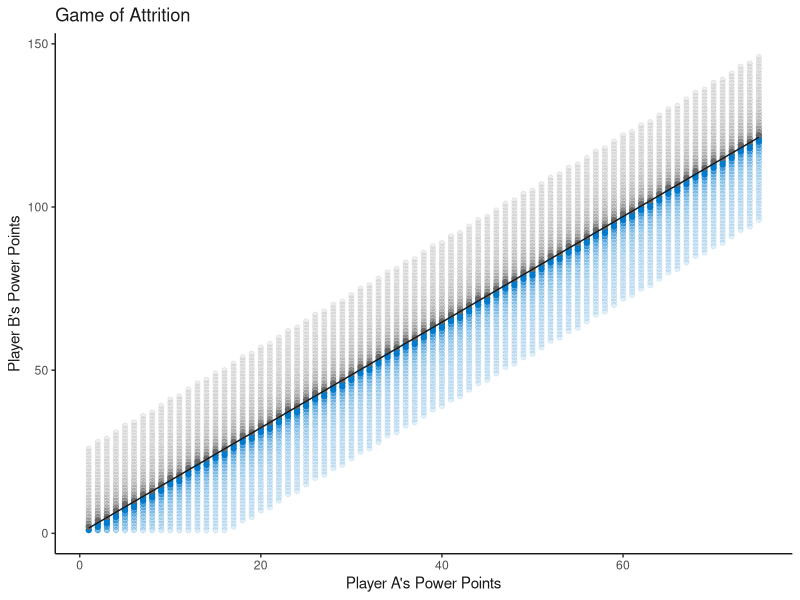
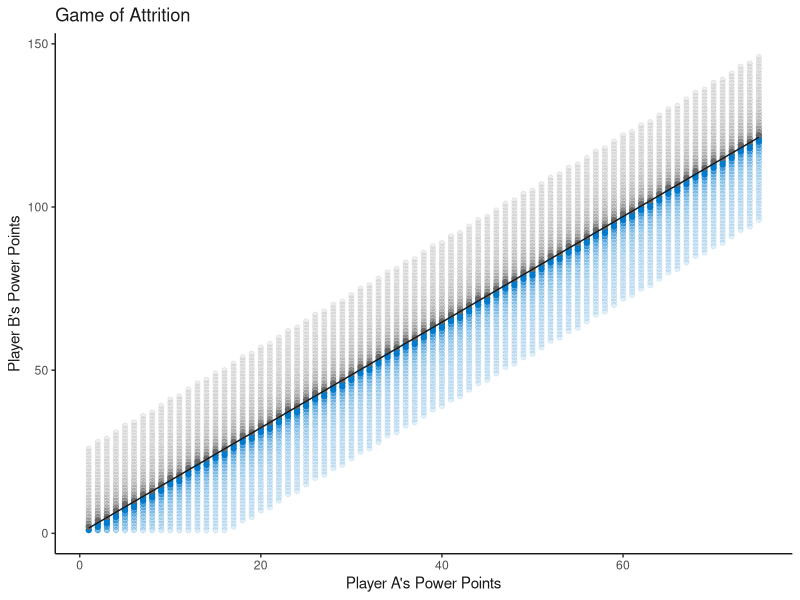

R code for these plots, in order:
# https://fivethirtyeight.com/features/can-you-not-flip-your-lid/

library(pbapply)
library(ggplot2)

gameOfAttrition <- function(n, m){
  turn <- 1
  steps <- 0
  while(n > 0 & m > 0){
    if(turn == 1){
      m <- m - n
      steps <- steps + 1
      turn <- turn * -1
    } else {
      n <- n - m
      steps <- steps + 1
      turn <- turn * -1
    }
  }
  return(which(c(n, m) == max(c(n, m))))
}

findMaxVal <- function(k){
  return(max(which(unlist(sapply(1:(2*k), gameOfAttrition, n = k)) == 1)))
}

buildGraphData <- function(n){
  graphData <- data.frame(
    x = integer(),
    maxVal = integer(),
    against = integer(),
    winner = integer(),
    alphaVal = numeric(),
    fibonacci = numeric()
  )
  m <- 2 * n
  for(i in 1:n){
    maxVal <- findMaxVal(i)
    minInd <- max(1, maxVal - 25)
    maxInd <- maxVal + 25
    k <- maxInd - minInd + 1
    against <- minInd:maxInd
    winner <- unlist(sapply(minInd:maxInd, gameOfAttrition, n = i))
    alphaVal <- 10 / abs(minInd:maxInd - maxVal)
    alphaVal[which(alphaVal == Inf)] <- 10
    fibonacci <- i * ((1 + sqrt(5)) / 2)
    nData <- data.frame(
      x = rep(i, k),
      maxVal = rep(maxVal, k),
      against = against,
      winner = winner,
      alphaVal = alphaVal,
      fibonacci = fibonacci
    )
    graphData <- rbind(graphData, nData)
  }  
  return(graphData)
}

graphData <- buildGraphData(75)

ggplot(data = graphData) + 
  geom_point(
    aes(
      x = x,
      y = against,
      alpha = alphaVal,
      color = factor(winner),
      fill = factor(winner)
    )
  ) + 
  geom_line(
    aes(
      x = x,
      y = fibonacci
    ),
    color = '#1a1a1a'
  ) + 
  scale_fill_manual(values = c('1' = '#007acc', '2' = '#686868')) +
  scale_color_manual(values = c('1' = '#007acc', '2' = '#686868')) +
  theme_bw() +
  theme(
    panel.border = element_blank(),
    panel.grid.major = element_blank(),
    panel.grid.minor = element_blank(),
    axis.line = element_line(colour = '#1a1a1a'),
    plot.title = element_text(colour = '#1a1a1a'),
    axis.title.x = element_text(colour = '#1a1a1a'),
    axis.title.y = element_text(colour = '#1a1a1a'),
    legend.position = 'none'
  ) +
  labs(
    title = 'Game of Attrition',
    x = "Player A's Power Points",
    y = "Player B's Power Points"
  )

ggsave(
  'riddler.png',
  width = 8,
  height = 5,
  units = 'in',
  dpi = 'retina'
)
